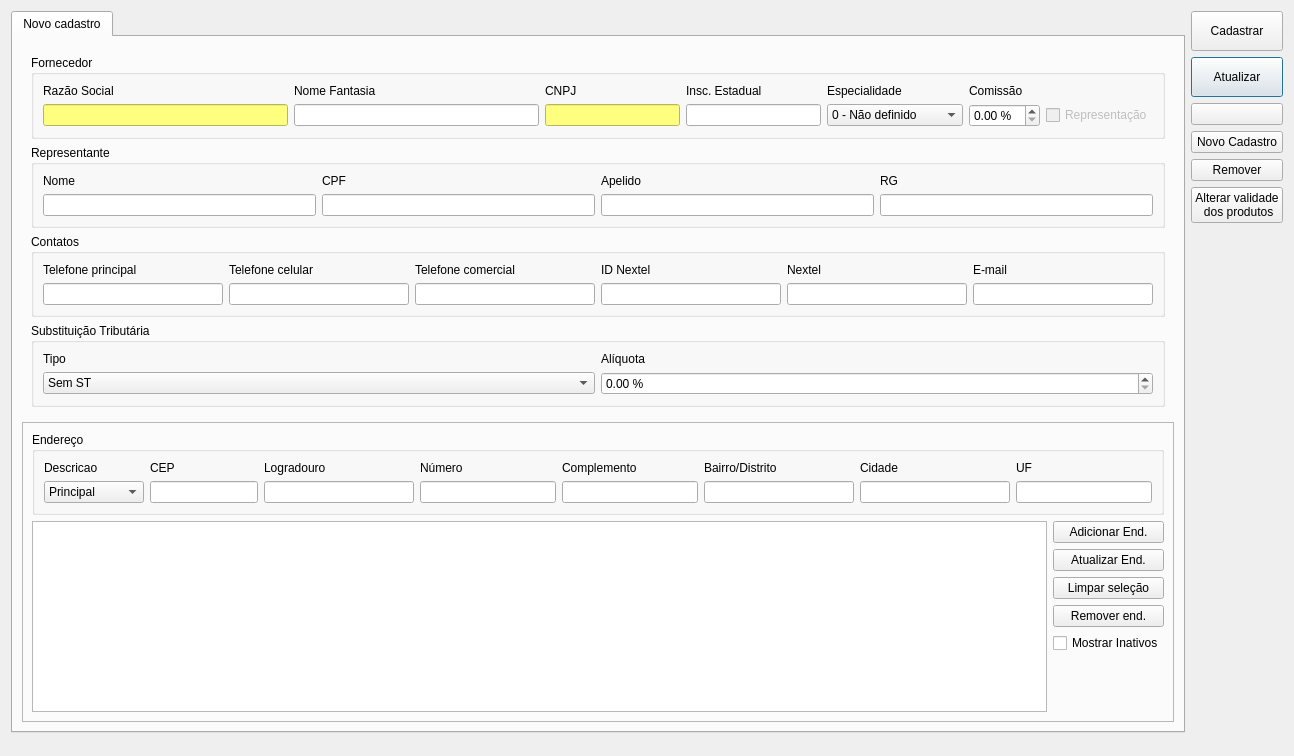
<?xml version="1.0" encoding="UTF-8"?>
<ui version="4.0">
 <class>CadastroFornecedor</class>
 <widget class="QDialog" name="CadastroFornecedor">
  <property name="windowModality">
   <enum>Qt::NonModal</enum>
  </property>
  <property name="geometry">
   <rect>
    <x>0</x>
    <y>0</y>
    <width>1294</width>
    <height>756</height>
   </rect>
  </property>
  <property name="windowTitle">
   <string>Cadastro de Fornecedor</string>
  </property>
  <layout class="QGridLayout" name="gridLayout_3">
   <item row="0" column="1" rowspan="3" colspan="2">
    <layout class="QVBoxLayout" name="verticalLayout_3">
     <item>
      <widget class="QPushButton" name="pushButtonCadastrar">
       <property name="minimumSize">
        <size>
         <width>0</width>
         <height>40</height>
        </size>
       </property>
       <property name="text">
        <string>Cadastrar</string>
       </property>
       <property name="autoDefault">
        <bool>false</bool>
       </property>
      </widget>
     </item>
     <item>
      <widget class="QPushButton" name="pushButtonAtualizar">
       <property name="minimumSize">
        <size>
         <width>0</width>
         <height>40</height>
        </size>
       </property>
       <property name="text">
        <string>Atualizar</string>
       </property>
      </widget>
     </item>
     <item>
      <widget class="QPushButton" name="pushButtonBuscar">
       <property name="text">
        <string/>
       </property>
       <property name="icon">
        <iconset resource="../qrs/resources.qrc">
         <normaloff>:/search.png</normaloff>:/search.png</iconset>
       </property>
      </widget>
     </item>
     <item>
      <widget class="QPushButton" name="pushButtonNovoCad">
       <property name="text">
        <string>Novo Cadastro</string>
       </property>
      </widget>
     </item>
     <item>
      <widget class="QPushButton" name="pushButtonRemover">
       <property name="text">
        <string>Remover</string>
       </property>
      </widget>
     </item>
     <item>
      <widget class="QPushButton" name="pushButtonValidade">
       <property name="text">
        <string>Alterar validade
 dos produtos</string>
       </property>
      </widget>
     </item>
     <item>
      <spacer name="verticalSpacer">
       <property name="orientation">
        <enum>Qt::Vertical</enum>
       </property>
       <property name="sizeHint" stdset="0">
        <size>
         <width>20</width>
         <height>40</height>
        </size>
       </property>
      </spacer>
     </item>
    </layout>
   </item>
   <item row="0" column="0">
    <widget class="QTabWidget" name="tabWidget">
     <property name="currentIndex">
      <number>0</number>
     </property>
     <widget class="QWidget" name="tab">
      <attribute name="title">
       <string>Novo cadastro</string>
      </attribute>
      <layout class="QGridLayout" name="gridLayout_6">
       <item row="1" column="0">
        <widget class="QFrame" name="frameCadastro">
         <layout class="QGridLayout" name="gridLayout_7">
          <item row="0" column="0">
           <layout class="QGridLayout" name="gridLayout_5">
            <item row="1" column="0" colspan="2">
             <widget class="QGroupBox" name="groupBoxDadosPessoais">
              <property name="title">
               <string>Representante</string>
              </property>
              <layout class="QGridLayout" name="gridLayout_2">
               <item row="0" column="2">
                <widget class="QLabel" name="labelCPFContato">
                 <property name="text">
                  <string>CPF</string>
                 </property>
                </widget>
               </item>
               <item row="0" column="5">
                <widget class="QLabel" name="label_1">
                 <property name="text">
                  <string>RG</string>
                 </property>
                </widget>
               </item>
               <item row="1" column="2">
                <widget class="QLineEdit" name="lineEditContatoCPF">
                 <property name="minimumSize">
                  <size>
                   <width>100</width>
                   <height>0</height>
                  </size>
                 </property>
                 <property name="maximumSize">
                  <size>
                   <width>16777215</width>
                   <height>16777215</height>
                  </size>
                 </property>
                 <property name="accessibleName">
                  <string>CPF Repr.</string>
                 </property>
                </widget>
               </item>
               <item row="0" column="4">
                <widget class="QLabel" name="labelApelido">
                 <property name="text">
                  <string>Apelido</string>
                 </property>
                </widget>
               </item>
               <item row="0" column="1">
                <widget class="QLabel" name="labelNome">
                 <property name="text">
                  <string>Nome</string>
                 </property>
                </widget>
               </item>
               <item row="1" column="4">
                <widget class="QLineEdit" name="lineEditContatoApelido">
                 <property name="minimumSize">
                  <size>
                   <width>100</width>
                   <height>0</height>
                  </size>
                 </property>
                 <property name="maximumSize">
                  <size>
                   <width>16777215</width>
                   <height>16777215</height>
                  </size>
                 </property>
                 <property name="accessibleName">
                  <string>Apelido Repr.</string>
                 </property>
                </widget>
               </item>
               <item row="1" column="5">
                <widget class="QLineEdit" name="lineEditContatoRG">
                 <property name="minimumSize">
                  <size>
                   <width>70</width>
                   <height>0</height>
                  </size>
                 </property>
                 <property name="maximumSize">
                  <size>
                   <width>16777215</width>
                   <height>16777215</height>
                  </size>
                 </property>
                 <property name="accessibleName">
                  <string>RG Repr.</string>
                 </property>
                </widget>
               </item>
               <item row="1" column="1">
                <widget class="QLineEdit" name="lineEditContatoNome">
                 <property name="minimumSize">
                  <size>
                   <width>200</width>
                   <height>0</height>
                  </size>
                 </property>
                 <property name="toolTip">
                  <string/>
                 </property>
                 <property name="accessibleName">
                  <string>Nome Repr.</string>
                 </property>
                </widget>
               </item>
              </layout>
             </widget>
            </item>
            <item row="3" column="0" colspan="2">
             <widget class="QGroupBox" name="groupBoxContatos">
              <property name="title">
               <string>Contatos</string>
              </property>
              <layout class="QGridLayout" name="gridLayout_4">
               <item row="1" column="1">
                <widget class="LineEditTel" name="lineEditTel_Cel">
                 <property name="minimumSize">
                  <size>
                   <width>100</width>
                   <height>0</height>
                  </size>
                 </property>
                 <property name="accessibleName">
                  <string>Celular</string>
                 </property>
                </widget>
               </item>
               <item row="0" column="4">
                <widget class="QLabel" name="label_14">
                 <property name="text">
                  <string>ID Nextel</string>
                 </property>
                </widget>
               </item>
               <item row="0" column="5">
                <widget class="QLabel" name="label">
                 <property name="text">
                  <string>Nextel</string>
                 </property>
                </widget>
               </item>
               <item row="0" column="6">
                <widget class="QLabel" name="label_3">
                 <property name="text">
                  <string>E-mail</string>
                 </property>
                </widget>
               </item>
               <item row="0" column="0">
                <widget class="QLabel" name="label_18">
                 <property name="text">
                  <string>Telefone principal</string>
                 </property>
                </widget>
               </item>
               <item row="1" column="0">
                <widget class="LineEditTel" name="lineEditTel_Res">
                 <property name="minimumSize">
                  <size>
                   <width>100</width>
                   <height>0</height>
                  </size>
                 </property>
                 <property name="accessibleName">
                  <string>Telefone principal</string>
                 </property>
                </widget>
               </item>
               <item row="0" column="2">
                <widget class="QLabel" name="label_20">
                 <property name="text">
                  <string>Telefone comercial</string>
                 </property>
                </widget>
               </item>
               <item row="0" column="1">
                <widget class="QLabel" name="label_19">
                 <property name="text">
                  <string>Telefone celular</string>
                 </property>
                </widget>
               </item>
               <item row="1" column="5">
                <widget class="LineEditTel" name="lineEditNextel">
                 <property name="minimumSize">
                  <size>
                   <width>100</width>
                   <height>0</height>
                  </size>
                 </property>
                 <property name="accessibleName">
                  <string>Nextel</string>
                 </property>
                </widget>
               </item>
               <item row="1" column="2">
                <widget class="LineEditTel" name="lineEditTel_Com">
                 <property name="minimumSize">
                  <size>
                   <width>100</width>
                   <height>0</height>
                  </size>
                 </property>
                 <property name="accessibleName">
                  <string>Telefone comercial</string>
                 </property>
                </widget>
               </item>
               <item row="1" column="4">
                <widget class="QLineEdit" name="lineEditIdNextel">
                 <property name="minimumSize">
                  <size>
                   <width>100</width>
                   <height>0</height>
                  </size>
                 </property>
                 <property name="accessibleName">
                  <string>ID Nextel</string>
                 </property>
                </widget>
               </item>
               <item row="1" column="6">
                <widget class="QLineEdit" name="lineEditEmail">
                 <property name="minimumSize">
                  <size>
                   <width>120</width>
                   <height>0</height>
                  </size>
                 </property>
                 <property name="accessibleName">
                  <string>E-mail</string>
                 </property>
                 <property name="inputMethodHints">
                  <set>Qt::ImhEmailCharactersOnly</set>
                 </property>
                </widget>
               </item>
              </layout>
             </widget>
            </item>
            <item row="0" column="0" colspan="2">
             <widget class="QGroupBox" name="groupBoxPJuridica">
              <property name="title">
               <string>Fornecedor</string>
              </property>
              <property name="checkable">
               <bool>false</bool>
              </property>
              <property name="checked">
               <bool>false</bool>
              </property>
              <layout class="QGridLayout" name="gridLayout_10">
               <item row="0" column="1">
                <widget class="QLabel" name="label_54">
                 <property name="text">
                  <string>Nome Fantasia</string>
                 </property>
                </widget>
               </item>
               <item row="0" column="3">
                <widget class="QLabel" name="labelInscricaoEstadual">
                 <property name="text">
                  <string>Insc. Estadual</string>
                 </property>
                </widget>
               </item>
               <item row="0" column="2">
                <widget class="QLabel" name="labelCNPJ">
                 <property name="text">
                  <string>CNPJ</string>
                 </property>
                </widget>
               </item>
               <item row="0" column="0">
                <widget class="QLabel" name="labelCliente">
                 <property name="text">
                  <string>Razão Social</string>
                 </property>
                </widget>
               </item>
               <item row="2" column="3">
                <widget class="QLineEdit" name="lineEditInscEstadual">
                 <property name="minimumSize">
                  <size>
                   <width>100</width>
                   <height>0</height>
                  </size>
                 </property>
                 <property name="maximumSize">
                  <size>
                   <width>135</width>
                   <height>16777215</height>
                  </size>
                 </property>
                 <property name="accessibleName">
                  <string>Insc. Estadual</string>
                 </property>
                </widget>
               </item>
               <item row="2" column="2">
                <widget class="QLineEdit" name="lineEditCNPJ">
                 <property name="minimumSize">
                  <size>
                   <width>100</width>
                   <height>0</height>
                  </size>
                 </property>
                 <property name="maximumSize">
                  <size>
                   <width>135</width>
                   <height>16777215</height>
                  </size>
                 </property>
                 <property name="accessibleName">
                  <string>CNPJ</string>
                 </property>
                 <property name="styleSheet">
                  <string notr="true">background-color: rgb(255, 255, 127);
color: rgb(0, 0, 0);</string>
                 </property>
                </widget>
               </item>
               <item row="2" column="0">
                <widget class="QLineEdit" name="lineEditFornecedor">
                 <property name="minimumSize">
                  <size>
                   <width>120</width>
                   <height>0</height>
                  </size>
                 </property>
                 <property name="accessibleName">
                  <string>Razão Social</string>
                 </property>
                 <property name="styleSheet">
                  <string notr="true">background-color: rgb(255, 255, 127);
color: rgb(0, 0, 0);</string>
                 </property>
                </widget>
               </item>
               <item row="2" column="1">
                <widget class="QLineEdit" name="lineEditNomeFantasia">
                 <property name="minimumSize">
                  <size>
                   <width>120</width>
                   <height>0</height>
                  </size>
                 </property>
                 <property name="accessibleName">
                  <string>Nome Fantasia</string>
                 </property>
                </widget>
               </item>
               <item row="2" column="6">
                <widget class="QCheckBox" name="checkBoxRepresentacao">
                 <property name="enabled">
                  <bool>false</bool>
                 </property>
                 <property name="text">
                  <string>Representação</string>
                 </property>
                </widget>
               </item>
               <item row="2" column="5">
                <widget class="QDoubleSpinBox" name="doubleSpinBoxComissao">
                 <property name="suffix">
                  <string> %</string>
                 </property>
                </widget>
               </item>
               <item row="0" column="5">
                <widget class="QLabel" name="labelInscricaoEstadual_2">
                 <property name="text">
                  <string>Comissão</string>
                 </property>
                </widget>
               </item>
               <item row="0" column="4">
                <widget class="QLabel" name="labelEspecialidade">
                 <property name="text">
                  <string>Especialidade</string>
                 </property>
                </widget>
               </item>
               <item row="2" column="4">
                <widget class="QComboBox" name="comboBoxEspecialidade">
                 <item>
                  <property name="text">
                   <string>0 - Não definido</string>
                  </property>
                 </item>
                 <item>
                  <property name="text">
                   <string>1 - Revestimentos</string>
                  </property>
                 </item>
                 <item>
                  <property name="text">
                   <string>2 - Louças e Metais</string>
                  </property>
                 </item>
                 <item>
                  <property name="text">
                   <string>3 - Acessórios</string>
                  </property>
                 </item>
                 <item>
                  <property name="text">
                   <string>4 - Insumos</string>
                  </property>
                 </item>
                 <item>
                  <property name="text">
                   <string>5 - Serviços</string>
                  </property>
                 </item>
                </widget>
               </item>
              </layout>
             </widget>
            </item>
            <item row="4" column="0" colspan="2">
             <widget class="QGroupBox" name="groupBox">
              <property name="title">
               <string>Substituição Tributária</string>
              </property>
              <layout class="QGridLayout" name="gridLayout_8">
               <item row="1" column="3">
                <widget class="QDoubleSpinBox" name="doubleSpinBoxAliquotaSt">
                 <property name="suffix">
                  <string> %</string>
                 </property>
                </widget>
               </item>
               <item row="1" column="1">
                <widget class="QComboBox" name="comboBoxSt">
                 <item>
                  <property name="text">
                   <string>Sem ST</string>
                  </property>
                 </item>
                 <item>
                  <property name="text">
                   <string>ST Fornecedor</string>
                  </property>
                 </item>
                 <item>
                  <property name="text">
                   <string>ST Loja</string>
                  </property>
                 </item>
                </widget>
               </item>
               <item row="0" column="1">
                <widget class="QLabel" name="label_2">
                 <property name="text">
                  <string>Tipo</string>
                 </property>
                </widget>
               </item>
               <item row="0" column="3">
                <widget class="QLabel" name="label_4">
                 <property name="text">
                  <string>Alíquota</string>
                 </property>
                </widget>
               </item>
              </layout>
             </widget>
            </item>
           </layout>
          </item>
         </layout>
        </widget>
       </item>
       <item row="2" column="0">
        <widget class="QFrame" name="frameEndereco">
         <property name="frameShape">
          <enum>QFrame::StyledPanel</enum>
         </property>
         <property name="frameShadow">
          <enum>QFrame::Raised</enum>
         </property>
         <layout class="QGridLayout" name="gridLayout_21">
          <item row="1" column="0">
           <widget class="TableView" name="tableEndereco">
            <property name="mouseTracking">
             <bool>true</bool>
            </property>
            <property name="sizeAdjustPolicy">
             <enum>QAbstractScrollArea::AdjustToContents</enum>
            </property>
            <property name="editTriggers">
             <set>QAbstractItemView::NoEditTriggers</set>
            </property>
            <property name="tabKeyNavigation">
             <bool>false</bool>
            </property>
            <property name="alternatingRowColors">
             <bool>true</bool>
            </property>
            <property name="selectionMode">
             <enum>QAbstractItemView::SingleSelection</enum>
            </property>
            <property name="selectionBehavior">
             <enum>QAbstractItemView::SelectRows</enum>
            </property>
            <attribute name="horizontalHeaderStretchLastSection">
             <bool>false</bool>
            </attribute>
           </widget>
          </item>
          <item row="0" column="0" colspan="2">
           <widget class="QGroupBox" name="groupBoxEndereco">
            <property name="title">
             <string>Endereço</string>
            </property>
            <layout class="QGridLayout" name="gridLayout">
             <item row="0" column="0">
              <widget class="QLabel" name="labelDescricao">
               <property name="text">
                <string>Descricao</string>
               </property>
              </widget>
             </item>
             <item row="0" column="1">
              <widget class="QLabel" name="labelCEP">
               <property name="text">
                <string>CEP</string>
               </property>
              </widget>
             </item>
             <item row="0" column="2">
              <widget class="QLabel" name="labelEndereco">
               <property name="text">
                <string>Logradouro</string>
               </property>
              </widget>
             </item>
             <item row="0" column="3">
              <widget class="QLabel" name="labelNro">
               <property name="text">
                <string>Número</string>
               </property>
              </widget>
             </item>
             <item row="0" column="4">
              <widget class="QLabel" name="labelComp">
               <property name="text">
                <string>Complemento</string>
               </property>
              </widget>
             </item>
             <item row="0" column="5">
              <widget class="QLabel" name="labelBairro">
               <property name="text">
                <string>Bairro/Distrito</string>
               </property>
              </widget>
             </item>
             <item row="0" column="6">
              <widget class="QLabel" name="labelCidade">
               <property name="text">
                <string>Cidade</string>
               </property>
              </widget>
             </item>
             <item row="0" column="7">
              <widget class="QLabel" name="labelUF">
               <property name="text">
                <string>UF</string>
               </property>
              </widget>
             </item>
             <item row="1" column="0">
              <widget class="QComboBox" name="comboBoxTipoEnd">
               <property name="minimumSize">
                <size>
                 <width>100</width>
                 <height>0</height>
                </size>
               </property>
               <item>
                <property name="text">
                 <string>Principal</string>
                </property>
               </item>
               <item>
                <property name="text">
                 <string>Faturamento</string>
                </property>
               </item>
               <item>
                <property name="text">
                 <string>Entrega</string>
                </property>
               </item>
              </widget>
             </item>
             <item row="1" column="1">
              <widget class="LineEditCEP" name="lineEditCEP">
               <property name="sizePolicy">
                <sizepolicy hsizetype="Minimum" vsizetype="Fixed">
                 <horstretch>0</horstretch>
                 <verstretch>0</verstretch>
                </sizepolicy>
               </property>
               <property name="minimumSize">
                <size>
                 <width>75</width>
                 <height>0</height>
                </size>
               </property>
               <property name="maximumSize">
                <size>
                 <width>16777215</width>
                 <height>16777215</height>
                </size>
               </property>
               <property name="toolTip">
                <string>&lt;html&gt;&lt;head/&gt;&lt;body&gt;&lt;p&gt;O sistema preenche o endereço automaticamente a partir do CEP&lt;/p&gt;&lt;/body&gt;&lt;/html&gt;</string>
               </property>
               <property name="accessibleName">
                <string>CEP</string>
               </property>
              </widget>
             </item>
             <item row="1" column="2">
              <widget class="QLineEdit" name="lineEditEndereco">
               <property name="minimumSize">
                <size>
                 <width>150</width>
                 <height>0</height>
                </size>
               </property>
               <property name="accessibleName">
                <string>Logradouro</string>
               </property>
              </widget>
             </item>
             <item row="1" column="3">
              <widget class="QLineEdit" name="lineEditNro">
               <property name="minimumSize">
                <size>
                 <width>50</width>
                 <height>0</height>
                </size>
               </property>
               <property name="maximumSize">
                <size>
                 <width>16777215</width>
                 <height>16777215</height>
                </size>
               </property>
               <property name="accessibleName">
                <string>Número</string>
               </property>
              </widget>
             </item>
             <item row="1" column="4">
              <widget class="QLineEdit" name="lineEditComp">
               <property name="minimumSize">
                <size>
                 <width>75</width>
                 <height>0</height>
                </size>
               </property>
               <property name="maximumSize">
                <size>
                 <width>16777215</width>
                 <height>16777215</height>
                </size>
               </property>
               <property name="accessibleName">
                <string>Complemento</string>
               </property>
               <property name="styleSheet">
                <string notr="true"/>
               </property>
              </widget>
             </item>
             <item row="1" column="5">
              <widget class="QLineEdit" name="lineEditBairro">
               <property name="minimumSize">
                <size>
                 <width>150</width>
                 <height>0</height>
                </size>
               </property>
               <property name="accessibleName">
                <string>Bairro/Distrito</string>
               </property>
              </widget>
             </item>
             <item row="1" column="6">
              <widget class="QLineEdit" name="lineEditCidade">
               <property name="minimumSize">
                <size>
                 <width>150</width>
                 <height>0</height>
                </size>
               </property>
               <property name="accessibleName">
                <string>Cidade</string>
               </property>
              </widget>
             </item>
             <item row="1" column="7">
              <widget class="QLineEdit" name="lineEditUF">
               <property name="minimumSize">
                <size>
                 <width>35</width>
                 <height>0</height>
                </size>
               </property>
               <property name="maximumSize">
                <size>
                 <width>16777215</width>
                 <height>16777215</height>
                </size>
               </property>
               <property name="accessibleName">
                <string>UF</string>
               </property>
              </widget>
             </item>
            </layout>
           </widget>
          </item>
          <item row="1" column="1">
           <layout class="QVBoxLayout" name="verticalLayout">
            <item>
             <widget class="QPushButton" name="pushButtonAdicionarEnd">
              <property name="text">
               <string>Adicionar End.</string>
              </property>
             </widget>
            </item>
            <item>
             <widget class="QPushButton" name="pushButtonAtualizarEnd">
              <property name="text">
               <string>Atualizar End.</string>
              </property>
             </widget>
            </item>
            <item>
             <widget class="QPushButton" name="pushButtonEndLimpar">
              <property name="text">
               <string>Limpar seleção</string>
              </property>
             </widget>
            </item>
            <item>
             <widget class="QPushButton" name="pushButtonRemoverEnd">
              <property name="text">
               <string>Remover end.</string>
              </property>
             </widget>
            </item>
            <item>
             <widget class="QCheckBox" name="checkBoxMostrarInativos">
              <property name="text">
               <string>Mostrar Inativos</string>
              </property>
              <property name="checkable">
               <bool>true</bool>
              </property>
             </widget>
            </item>
            <item>
             <spacer name="verticalSpacer_3">
              <property name="orientation">
               <enum>Qt::Vertical</enum>
              </property>
              <property name="sizeHint" stdset="0">
               <size>
                <width>20</width>
                <height>40</height>
               </size>
              </property>
             </spacer>
            </item>
           </layout>
          </item>
         </layout>
        </widget>
       </item>
      </layout>
     </widget>
    </widget>
   </item>
  </layout>
 </widget>
 <customwidgets>
  <customwidget>
   <class>TableView</class>
   <extends>QTableView</extends>
   <header>src/tableview.h</header>
  </customwidget>
  <customwidget>
   <class>LineEditCEP</class>
   <extends>QLineEdit</extends>
   <header>src/lineeditcep.h</header>
  </customwidget>
  <customwidget>
   <class>LineEditTel</class>
   <extends>QLineEdit</extends>
   <header>src/lineedittel.h</header>
  </customwidget>
 </customwidgets>
 <tabstops>
  <tabstop>tabWidget</tabstop>
  <tabstop>lineEditFornecedor</tabstop>
  <tabstop>lineEditNomeFantasia</tabstop>
  <tabstop>lineEditCNPJ</tabstop>
  <tabstop>lineEditInscEstadual</tabstop>
  <tabstop>lineEditContatoNome</tabstop>
  <tabstop>lineEditContatoCPF</tabstop>
  <tabstop>lineEditContatoApelido</tabstop>
  <tabstop>lineEditContatoRG</tabstop>
  <tabstop>lineEditTel_Res</tabstop>
  <tabstop>lineEditTel_Cel</tabstop>
  <tabstop>lineEditTel_Com</tabstop>
  <tabstop>lineEditIdNextel</tabstop>
  <tabstop>lineEditNextel</tabstop>
  <tabstop>lineEditEmail</tabstop>
  <tabstop>comboBoxTipoEnd</tabstop>
  <tabstop>lineEditCEP</tabstop>
  <tabstop>lineEditEndereco</tabstop>
  <tabstop>lineEditNro</tabstop>
  <tabstop>lineEditComp</tabstop>
  <tabstop>lineEditBairro</tabstop>
  <tabstop>lineEditCidade</tabstop>
  <tabstop>lineEditUF</tabstop>
  <tabstop>tableEndereco</tabstop>
  <tabstop>pushButtonAdicionarEnd</tabstop>
  <tabstop>pushButtonAtualizarEnd</tabstop>
  <tabstop>pushButtonEndLimpar</tabstop>
  <tabstop>pushButtonRemoverEnd</tabstop>
  <tabstop>checkBoxMostrarInativos</tabstop>
  <tabstop>pushButtonCadastrar</tabstop>
  <tabstop>pushButtonAtualizar</tabstop>
  <tabstop>pushButtonBuscar</tabstop>
  <tabstop>pushButtonNovoCad</tabstop>
  <tabstop>pushButtonRemover</tabstop>
 </tabstops>
 <resources>
  <include location="../qrs/resources.qrc"/>
 </resources>
 <connections/>
</ui>
